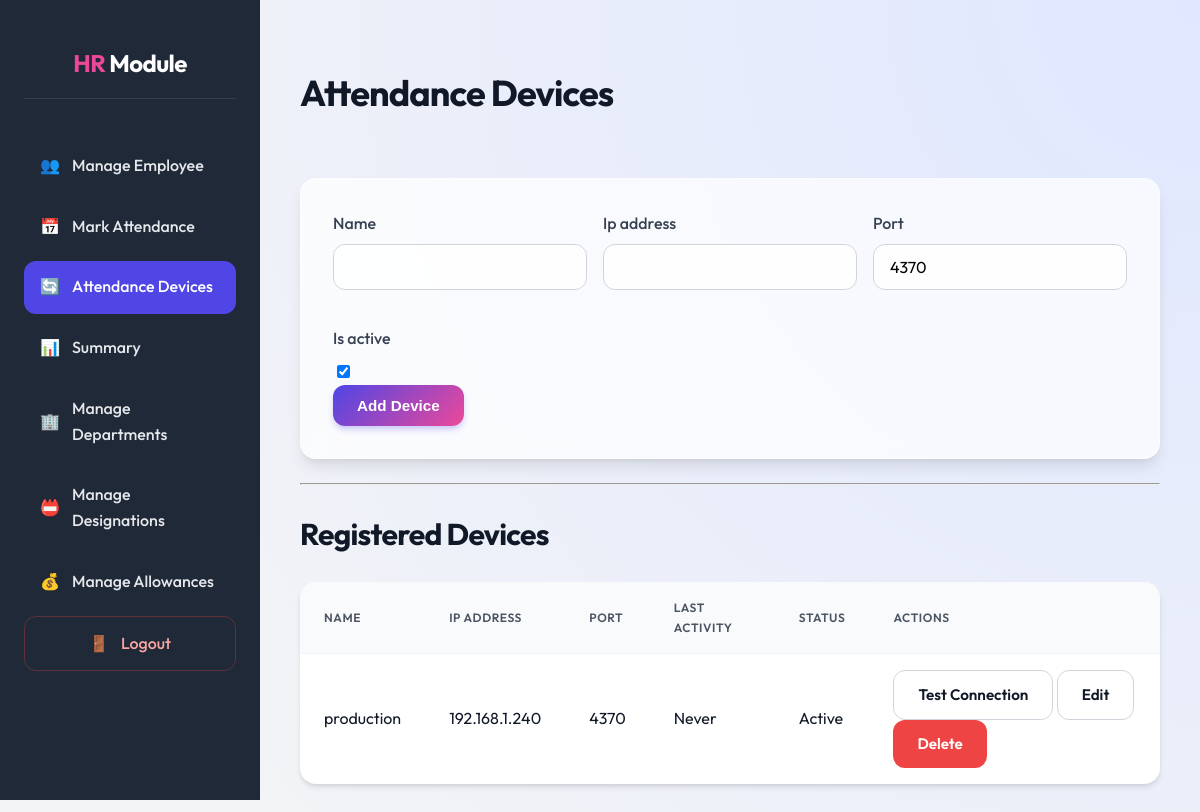
Page /devices/ (signed in) on the earlier database version.
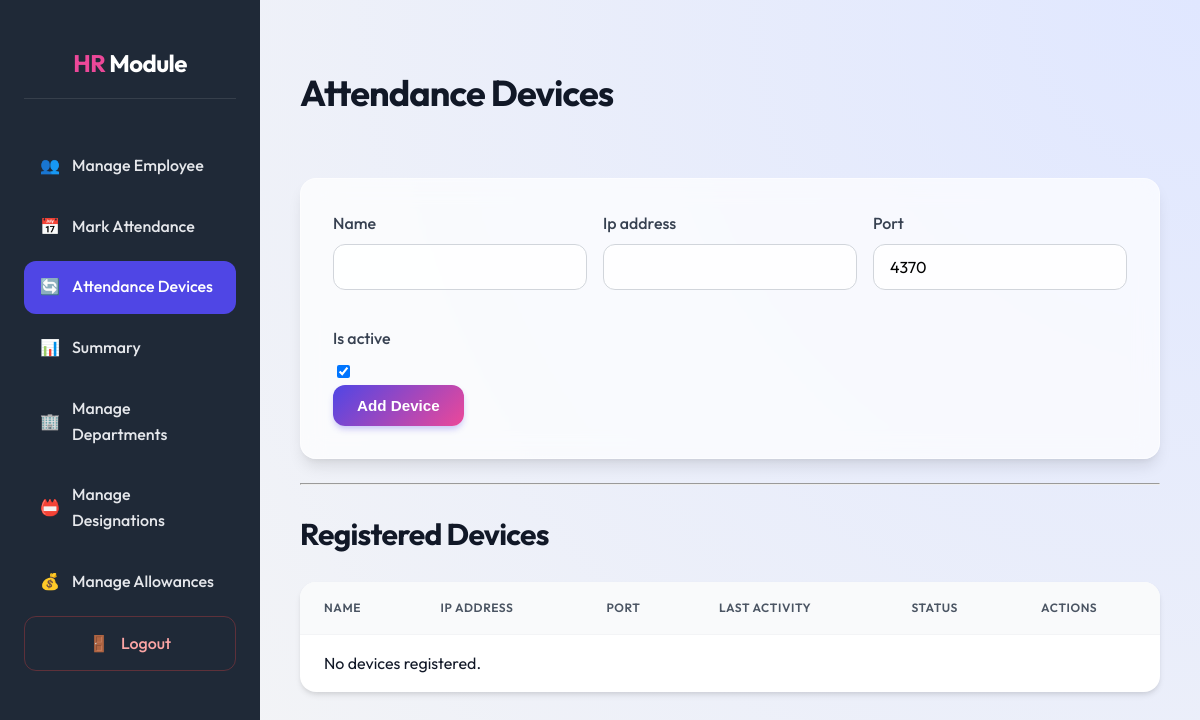
Same page on the later database version.
### core/models.py (models this page shows, shortened)
class AttendanceDevice(models.Model):
    name = models.CharField(max_length=100, help_text="Friendly name for the device, e.g., 'Main Entrance'")
    ip_address = models.GenericIPAddressField(protocol='IPv4')
    port = models.IntegerField(default=4370)
    last_activity = models.DateTimeField(null=True, blank=True)
    is_active = models.BooleanField(default=True)

### core/views.py (the view)
# urls.py: path('devices/', views.device_list, name='device_list'),
@login_required
def device_list(request):
    devices = AttendanceDevice.objects.all()
    if request.method == 'POST':
        form = AttendanceDeviceForm(request.POST)
        if form.is_valid():
            form.save()
            return redirect('device_list')
    else:
        form = AttendanceDeviceForm()
    return render(request, 'core/device_list.html', {'devices': devices, 'form': form})

### core/forms.py
class AttendanceDeviceForm(forms.ModelForm):
    class Meta:
        model = AttendanceDevice
        fields = ['name', 'ip_address', 'port', 'is_active']

### core/templates/core/device_list.html (shortened to what this page needs)
{% extends 'core/dashboard_base.html' %}
{% load static %}
{% block page_title %}Attendance Devices{% endblock %}
{% block dashboard_content %}
<form method="post" class="card">
    <div style="display: flex; gap: 1rem; flex-wrap: wrap;">
        {% for field in form %}
        <div style="flex: 1; min-width: 200px;">
            <label for="{{ field.id_for_label }}">{{ field.label }}</label>
            {{ field }}
        </div>
        {% endfor %}
    </div>
    <div class="form-actions">
        <button type="submit" class="btn btn-primary">Add Device</button>
    </div>
</form>
<hr>
<h2>Registered Devices</h2>
<table class="data-table">
    <thead>
        <tr>
            <th>Name</th>
            <th>IP Address</th>
            <th>Port</th>
            <th>Last Activity</th>
            <th>Status</th>
            <th>Actions</th>
        </tr>
    </thead>
    <tbody>
        {% for device in devices %}
        <tr>
            <td>{{ device.name }}</td>
            <td>{{ device.ip_address }}</td>
            <td>{{ device.port }}</td>
            <td>{{ device.last_activity|default:"Never" }}</td>
            <td>
                {% if device.is_active %}
                <span class="text-success">Active</span>
                {% else %}
                <span class="text-danger">Inactive</span>
                {% endif %}
            </td>
            <td class="actions">
                <a href="{% url 'device_test_connection' device.id %}" class="btn btn-secondary btn-sm">Test
                    Connection</a>
                <a href="{% url 'device_edit' device.id %}" class="btn btn-secondary btn-sm">Edit</a>
                <a href="{% url 'device_delete' device.id %}" class="btn btn-danger btn-sm">Delete</a>
            </td>
        </tr>
        {% empty %}
        <tr>
            <td colspan="6">No devices registered.</td>
        </tr>
        {% endfor %}
    </tbody>
</table>
{% endblock %}

Differences in the rows shown:
removed AttendanceDevice: name "production", ip_address "192.168.1.240", port "4370", last_activity "Never", is_active "Active"
Other differences:
text now shown: "No devices registered."
